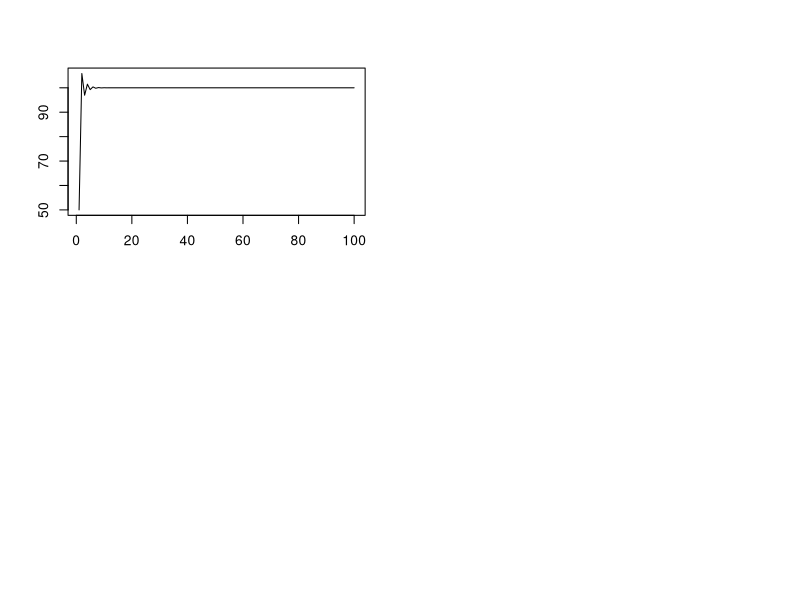

Write R code to recreate this figure. (Note: this script raises an error after producing the figure.)
# Parameters
k = 100
n0 = 50
#............................

# Functions

#Creating a function for the Ricker model
rkr = function(nt,r = 1.5, k = 100){
  nt1 = nt*exp(r*(1-(nt/k)))
  return(nt1)
}

#Creating a function to iterate over the Ricker function (rkr)
itr = function(tf = 100, rt){
  Nn0 = length(rt)
  n = matrix(NA, nrow = tf, ncol = Nn0) #This matrix stores values of the population over time as it changes according to ricker model
  n[1,] = n0
  for(t in 1:(tf-1)){
    n[t+1,] = rkr(n[t,],r = rt)
  }
  return(n)
}
#............................

# Main

#Generating the N vs. t plot for r = 1.5, 2.3, 2.6, 3
rate1 = c(1.5,2.3,2.6,3)
m1 = itr(tf = 100,rt = rate1) # m is matrix that now stores values of population size over time for the four r values
print(m1) # To test that everything looks right 
# Generating plots using subplot
mf = par(mfrow=c(2,2)) # create a 2x2 set of subplots
for(step in 1:4) {
  plot(1:100,m1[,step],type="l",xlab="Time",ylab="Pop Size", main=paste("r = ",rate[step]))
}
par(mforw=mf)

#Generating the bifurcation diagram

rate2 = seq(1.5, 3.6, by = 0.01) #Initializing vector of rates
len = length(rate2)
m2 = itr(tf = 500,rt = rate2)
l = m2[400:500,]#For the bifurcation plot, we only want population sizes from the last 100 time steps. 
#Plotting bifurcation diagram
matplot(rate2,t(l), xlab="R value", ylab = "Steady State Population",col="blue", pch=16, cex=.4, main="Bifurfaction Diagram of Ricker Model")

#.............................












#............................